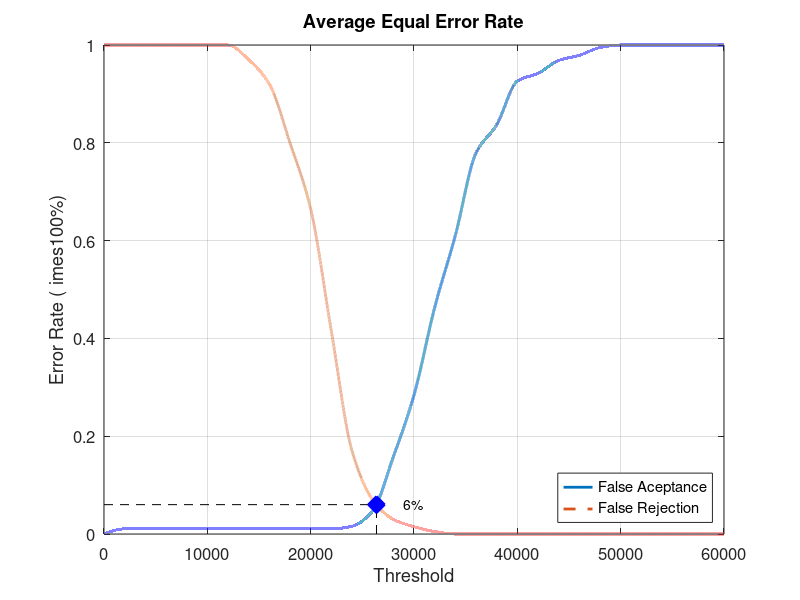
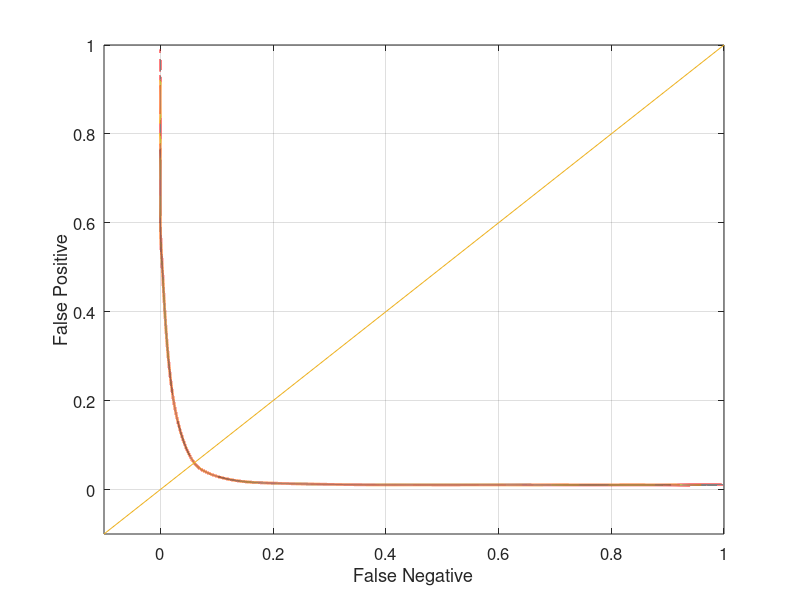

Source code (MATLAB) for these figures, in order:
close all;
clear;
clc;
x = 0:2000:60000;
xq = 0:0.5:60000;

y0 = [0 0.0105263 0.0105263 0.0105263 0.0105263 0.0105263 0.0105263 0.0105263 0.0105263 0.0105263 0.0105263 0.0105263 0.0157895 0.0473684 0.157895 0.284211 0.463158 0.610526 0.778947 0.836842 0.926316 0.942105 0.968421 0.978947 0.994737 1 1 1 1 1 1]
yy0 = interp1(x, y0, xq, 'pchip');
y1 = [1 1 1 1 1 1 1 0.97 0.92 0.8 0.665 0.415 0.17 0.07 0.03 0.015 0.005 0 0 0 0 0 0 0 0 0 0 0 0 0 0]
yy1 = interp1(x, y1, xq, 'pchip');

% Calculating EER: 
y2 = abs(y0 - y1);
find(y2 == min(y2))
yy2 = abs(yy0 - yy1);
xEER = find(yy2 == min(yy2));
xEERIndex = xq(xEER) % X-axis EER
yEER = yy0(xEER) % Y-axis EER

main = figure
plot(xq, yy0,'-','LineWidth', 2);	hold on
plot(xq, yy1,'--','LineWidth', 2);	hold on
plot([xEERIndex xEERIndex], [0 yEER], 'k--');	hold on
plot([0 xEERIndex], [yEER yEER], 'k--');	hold on
plot(xEERIndex, yEER, 'bx', 'LineWidth', 10);	hold on
text(xEERIndex + 10 * xEERIndex / 100, yEER, [num2str(round((10000 * yEER)) / 100) '%'])
legend('False Aceptance', 'False Rejection', 'Location', 'SouthEast')
xlabel('Threshold')
ylabel('Error Rate (	imes100%)')
title('Average Equal Error Rate')
set(gca, 'FontSize', 12)
axis([0 60000 0 1])
grid on

print(main, 'Database2_2Main', '-dpng');
FNRxFPR = figure('Color', [1 1 1]);
plot(yy1, yy0, '-', yy1, yy0, 'LineWidth', 2);
hold on
y = -0.1:0.1:1
plot(y, y); 
set(gca, 'FontSize', 12)
xlabel('False Negative')
ylabel('False Positive')
axis([-0.1 1 -0.1 1])
set(gca, 'FontSize', 12)
grid on

print(FNRxFPR, 'Database2_2FNRxFPR','-dpng');
